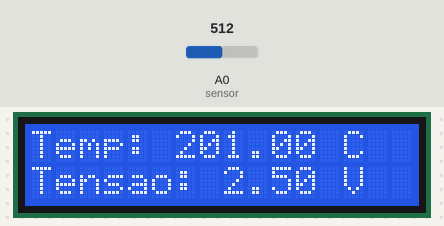
Recording of a sketch running on a simulated Arduino Uno, built with avr-gcc and run on an emulated ATmega328P. Parts: 16×2 character LCD. The test bench sets the inputs (shaded band); at power-on: A0 (sensor) = 512.

Above: at 1.2 s.
1.3 s: A0 (sensor) set to 716
At 2.6 s:
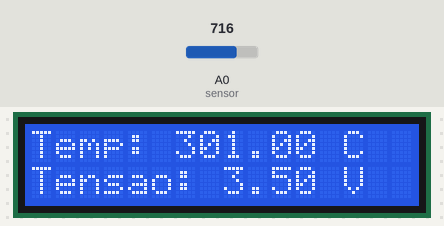
3.5 s: A0 (sensor) set to 900
At 4.6 s:
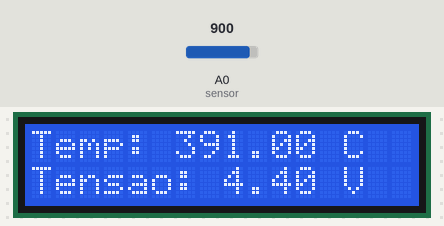
5.5 s: A0 (sensor) set to 1023
At 6.7 s:
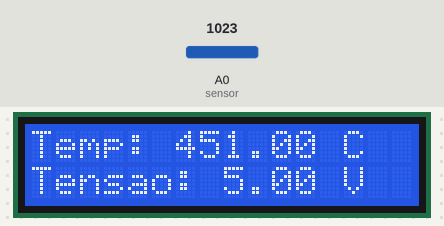
Timing chart, 0 to 8.5 s (numbered marks = the images above; inputs shaded):
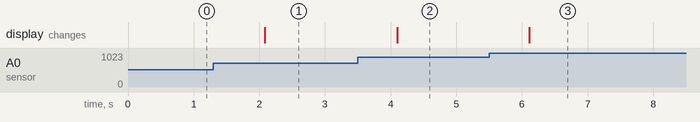

The sketch:

codigo.ino
```cpp
#include <LiquidCrystal.h>

LiquidCrystal lcd(7, 6, 5, 4, 3, 2);  // Pinos do LCD (RS, E, D4, D5, D6, D7)
int pot;
void setup() {
    lcd.begin(16, 2);  // Inicializa o LCD com 16 colunas e 2 linhas
}

void loop() {
    int sensorTemp = analogRead(A0);  // Leitura do sensor de temperatura
    float temperaturaC = map(((sensorTemp - 20) * 3.04), 0, 1023, -40, 125);  // Conversão para Celsius

    int sensorTensao = analogRead(A0);  // Leitura de tensão de saída da Porta A0
    float tensao = (sensorTensao / 1023.0) * 5.0;  // Conversão para tensão (0-5V)

  	// Primeira linha
    lcd.clear();  // Limpa o LCD
    lcd.setCursor(0, 0);
    lcd.print("Temp: ");
    lcd.print(temperaturaC);
    lcd.print(" C");

  	// Segunda linha
    lcd.setCursor(0, 1);
    lcd.print("Tensao: ");
    lcd.print(tensao);
    lcd.print(" V");

    delay(1000);  // Aguarda 1 segundo antes de ler novamente
}
```

Measured:
- after the input at 1.3 s, the display: changes after 0.78 s (image 1)
- after the input at 3.5 s, the display: changes after 0.60 s (image 2)
- after the input at 5.5 s, the display: changes after 0.61 s (image 3)
